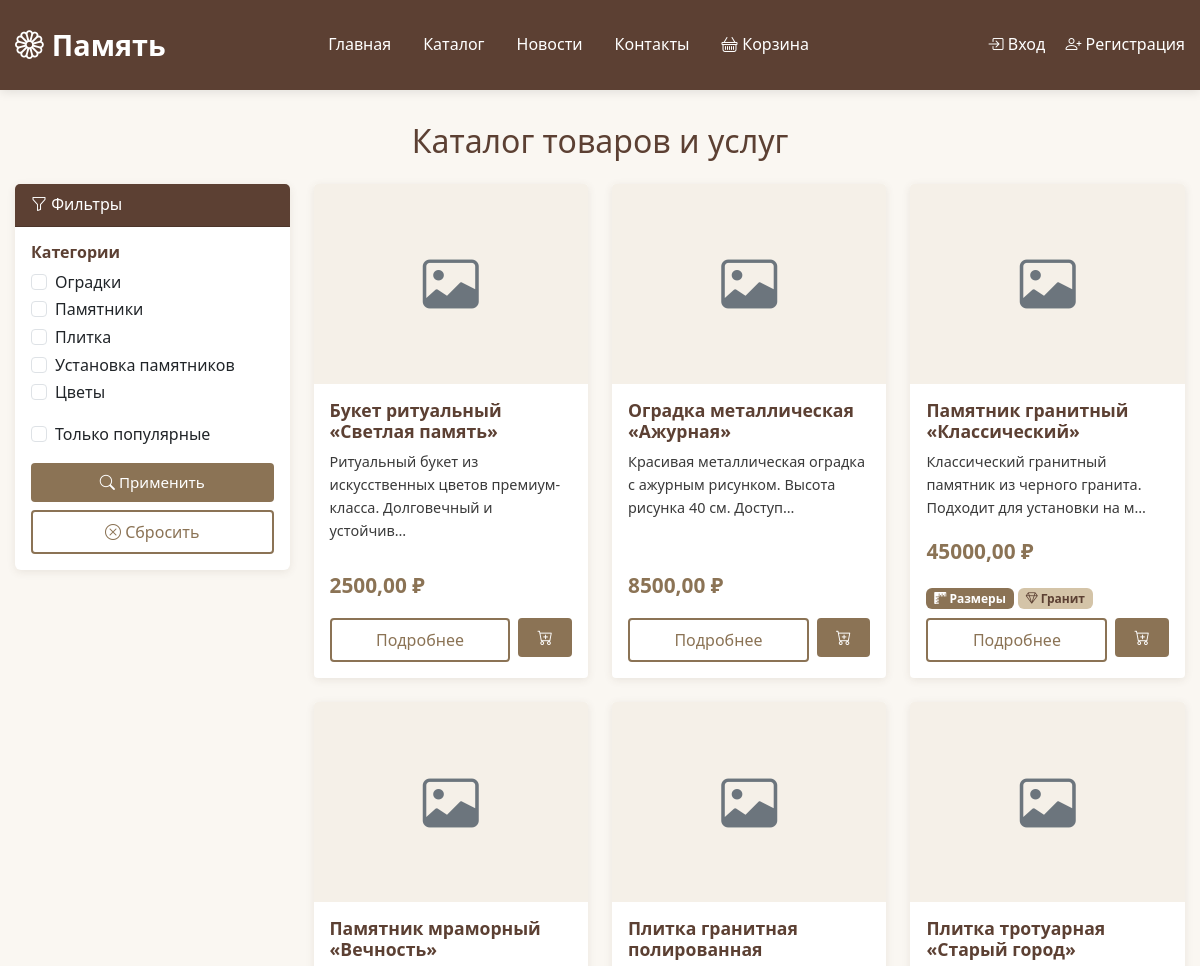
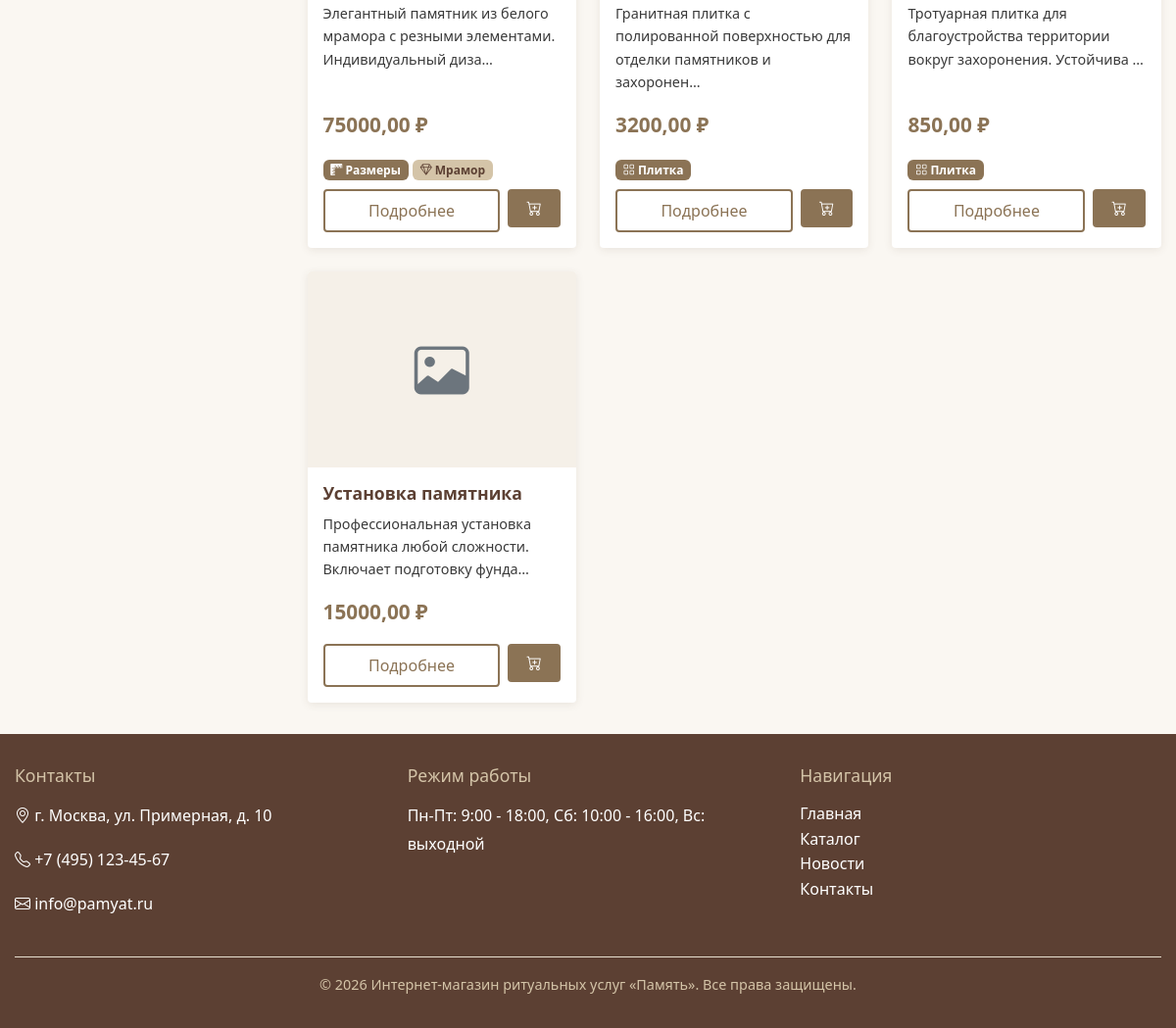
Page /catalog/ on the committed database (2 pictures, top to bottom).
### apps/goods/models.py (models this page shows, shortened)
class Category(models.Model):
    name = models.CharField("Название", max_length=255)
    slug = models.SlugField("URL", unique=True, blank=True)
    class Meta:
        verbose_name = "Категория"
        verbose_name_plural = "Категории"
        ordering = ['name']

class Product(models.Model):
    PRODUCT_TYPE_CHOICES = [
        ('product', 'Товар'),
        ('service', 'Услуга'),
    ]
    MATERIAL_CHOICES = [
        ('granite', 'Гранит'),
        ('marble', 'Мрамор'),
        ('limestone', 'Известняк'),
        ('composite', 'Композит'),
        ('other', 'Другое'),
    ]
    COATING_CHOICES = [
        ('polished', 'Полированная'),
        ('matte', 'Матовая'),
        ('brushed', 'Брашированная'),
        ('thermal', 'Термообработанная'),
        ('natural', 'Натуральная'),
    ]
    name = models.CharField("Название", max_length=255)
    slug = models.SlugField("URL", unique=True, blank=True)
    description = models.TextField("Описание")
    price = models.DecimalField("Цена (₽)", max_digits=10, decimal_places=2)
    image = models.ImageField("Изображение", upload_to='products/', blank=True, null=True)
    category = models.ForeignKey(Category, on_delete=models.CASCADE, related_name='products', verbose_name="Категория")
    product_type = models.CharField("Тип", max_length=10, choices=PRODUCT_TYPE_CHOICES, default='product')
    is_popular = models.BooleanField("Популярный", default=False)
    length_p = models.DecimalField("Длина (см)", max_digits=6, decimal_places=1, blank=True, null=True)
    width_p = models.DecimalField("Ширина (см)", max_digits=6, decimal_places=1, blank=True, null=True)
    thickness_p = models.DecimalField("Толщина (см)", max_digits=6, decimal_places=1, blank=True, null=True)
    material = models.CharField("Материал", max_length=20, choices=MATERIAL_CHOICES, blank=True, default='')
    tile_length = models.DecimalField("Длина плитки (см)", max_digits=6, decimal_places=1, blank=True, null=True)
    tile_width = models.DecimalField("Ширина плитки (см)", max_digits=6, decimal_places=1, blank=True, null=True)
    tile_thickness = models.DecimalField("Толщина (мм)", max_digits=4, decimal_places=1, blank=True, null=True)
    coating_type = models.CharField("Тип покрытия", max_length=30, choices=COATING_CHOICES, blank=True, default='')
    quantity_per_pack = models.PositiveIntegerField("Количество в упаковке (шт)", blank=True, null=True)
    fence_pattern_height = models.DecimalField("Высота рисунка (см)", max_digits=6, decimal_places=1, blank=True, null=True)
    service_duration = models.PositiveIntegerField("Срок выполнения (дни)", blank=True, null=True)
    service_notes = models.TextField("Особенности услуги", blank=True, default='')
    created_at = models.DateTimeField("Дата создания", auto_now_add=True, null=True)
    updated_at = models.DateTimeField("Дата обновления", auto_now=True, null=True)
    class Meta:
        verbose_name = "Товар/Услуга"
        verbose_name_plural = "Товары и услуги"
        ordering = ['name']

### apps/core/models.py (models this page shows, shortened)
class ContactInfo(models.Model):
    phone = models.CharField("Телефон", max_length=20)
    email = models.EmailField("Email")
    address = models.TextField("Адрес")
    work_hours = models.TextField("Режим работы")
    is_active = models.BooleanField("Активно", default=True)
    class Meta:
        verbose_name = "Контактная информация"
        verbose_name_plural = "Контактная информация"

### apps/goods/views.py (the view)
# urls.py: path('', views.catalog_view, name='catalog'),
def catalog_view(request):
    products = Product.objects.select_related('category').all()
    selected_categories = request.GET.getlist('category')
    show_popular = request.GET.get('popular') == '1'
    if selected_categories:
        products = products.filter(category__slug__in=selected_categories)
    if show_popular:
        products = products.filter(is_popular=True)
    paginator = Paginator(products, 9)  # 9 товаров на страницу
    page_number = request.GET.get('page')
    page_obj = paginator.get_page(page_number)
    categories = Category.objects.all()
    context = {
        'products': page_obj,
        'categories': categories,
        'selected_categories': selected_categories,
        'show_popular': show_popular,
        'page_obj': page_obj,
    }
    return render(request, 'catalog.html', context)

### templates/catalog.html (shortened to what this page needs)
{% extends 'base.html' %}
{% block content %}
<h1 class="page-title">Каталог товаров и услуг</h1>
<div class="row">
    <aside class="col-lg-3 mb-4">
        <div class="card shadow-memory border-0">
            <div class="card-header" style="background-color: #5C4033; color: white;">
                <i class="bi bi-funnel"></i> Фильтры
            </div>
            <div class="card-body">
                <form method="get" action="{% url 'goods:catalog' %}">
                    <div class="mb-3">
                        <h6 class="fw-bold mb-2" style="color: #5C4033;">Категории</h6>
                        {% for category in categories %}
                        <div class="form-check">
                            <input class="form-check-input" type="checkbox" name="category"
                                   value="{{ category.slug }}" id="cat{{ category.id }}"
                                   {% if category.slug in selected_categories %}checked{% endif %}>
                            <label class="form-check-label" for="cat{{ category.id }}">
                                {{ category.name }}
                            </label>
                        </div>
                        {% endfor %}
                    </div>
                    <div class="mb-3">
                        <div class="form-check">
                            <input class="form-check-input" type="checkbox" name="popular"
                                   value="1" id="popularOnly"
                                   {% if show_popular %}checked{% endif %}>
                            <label class="form-check-label" for="popularOnly">
                                Только популярные
                            </label>
                        </div>
                    </div>
                    <button type="submit" class="btn btn-memory w-100">
                        <i class="bi bi-search"></i> Применить
                    </button>
                    <a href="{% url 'goods:catalog' %}" class="btn btn-memory-outline w-100 mt-2">
                        <i class="bi bi-x-circle"></i> Сбросить
                    </a>
                </form>
            </div>
        </div>
    </aside>
    <main class="col-lg-9">
        {% if products %}
        <div class="row row-cols-1 row-cols-md-2 row-cols-xl-3 g-4">
            {% for product in products %}
            <div class="col">
                <div class="product-card">
                    {% if product.image %}
                        <img src="{{ product.image.url }}" alt="{{ product.name }}">
                    {% else %}
                        <div class="bg-beige d-flex align-items-center justify-content-center" style="height: 200px;">
                            <i class="bi bi-image display-4 text-muted-memory"></i>
                        </div>
                    {% endif %}
                    <div class="product-card-body">
                        <h3 class="product-card-title">
                            <a href="{% url 'goods:product_detail' product.slug %}">{{ product.name }}</a>
                        </h3>
                        <p class="product-card-description">
                            {{ product.description|truncatechars:80 }}
                        </p>
                        <p class="product-card-price">{{ product.price }} ₽</p>
                        {% if product.product_type == 'product' and product.category.slug in 'pamyatniki,plitka' %}
                        <div class="mb-2">
                            {% if product.length_p or product.width_p or product.thickness_p %}
                            <span class="badge" style="background-color: #8B7355;" title="Размеры доступны">
                                <i class="bi bi-rulers"></i> Размеры
                            </span>
                            {% endif %}
                            {% if product.material %}
                            <span class="badge" style="background-color: #D4C4A8; color: #5C4033;" title="Материал указан">
                                <i class="bi bi-gem"></i> {{ product.get_material_display }}
                            </span>
                            {% endif %}
                            {% if product.tile_length or product.tile_width %}
                            <span class="badge" style="background-color: #8B7355;" title="Размеры плитки доступны">
                                <i class="bi bi-grid"></i> Плитка
                            </span>
                            {% endif %}
                        </div>
                        {% endif %}
                        <div class="product-card-actions">
                            <a href="{% url 'goods:product_detail' product.slug %}" class="btn btn-memory-outline flex-fill">Подробнее</a>
                            <form action="{% url 'cart:cart_add' product.id %}" method="post" style="display: inline;">
                                <button type="submit" class="btn btn-memory flex-fill">
                                    <i class="bi bi-cart-plus"></i>
                                </button>
                            </form>
                        </div>
                    </div>
                </div>
            </div>
            {% endfor %}
        </div>
        {% else %}
        <div class="no-data-message">
            <i class="bi bi-box display-4 mb-3"></i>
            <p>Товары не найдены.</p>
            <a href="{% url 'goods:catalog' %}" class="btn btn-memory mt-3">Сбросить фильтры</a>
        </div>
        {% endif %}
    </main>
</div>
{% endblock %}

### templates/base.html (shortened to what this page needs)
<!DOCTYPE html>
<html lang="ru">
<head>
    <link href="https://cdn.jsdelivr.net/npm/bootstrap@5.3.2/dist/css/bootstrap.min.css" rel="stylesheet">
    <link href="https://cdn.jsdelivr.net/npm/bootstrap-icons@1.11.1/font/bootstrap-icons.css" rel="stylesheet">
    {% load static %}
    <link href="{% static 'css/styles.css' %}" rel="stylesheet">
</head>
<body>
    <header class="site-header">
        <div class="container-custom">
            <div class="header-content">
                <a href="{% url 'core:index' %}" class="logo">
                    <i class="bi bi-flower1"></i>
                    <span>Память</span>
                </a>
                <nav class="navbar navbar-expand-lg main-nav">
                    <div class="container-fluid p-0">
                        <div class="collapse navbar-collapse" id="mainMenu">
                            <ul class="navbar-nav mx-auto mb-2 mb-lg-0">
                                <li class="nav-item">
                                    <a class="nav-link" href="{% url 'core:index' %}">Главная</a>
                                </li>
                                <li class="nav-item">
                                    <a class="nav-link" href="{% url 'goods:catalog' %}">Каталог</a>
                                </li>
                                <li class="nav-item">
                                    <a class="nav-link" href="{% url 'news:news_list' %}">Новости</a>
                                </li>
                                <li class="nav-item">
                                    <a class="nav-link" href="{% url 'core:contacts' %}">Контакты</a>
                                </li>
                                <li class="nav-item">
                                    <a class="nav-link cart-icon-header" href="{% url 'cart:cart_detail' %}">
                                        <i class="bi bi-basket"></i>
                                        Корзина
                                    </a>
                                </li>
                            </ul>
                        </div>
                    </div>
                </nav>
                <div class="auth-links">
                    {% if user.is_authenticated %}
                        <a href="{% url 'users:profile' %}">
                            <i class="bi bi-person-circle"></i>
                            {{ user.username }}
                        </a>
                        <form action="{% url 'logout' %}" method="post" style="display: inline;">
                            {% csrf_token %}
                            <button type="submit" class="btn btn-link text-white p-0" style="text-decoration: none;">
                                <i class="bi bi-box-arrow-right"></i> Выход
                            </button>
                        </form>
                    {% else %}
                        <a href="{% url 'login' %}">
                            <i class="bi bi-box-arrow-in-right"></i> Вход
                        </a>
                        <a href="{% url 'users:register' %}">
                            <i class="bi bi-person-plus"></i> Регистрация
                        </a>
                    {% endif %}
                </div>
            </div>
        </div>
    </header>
    <main class="main-content">
        <div class="container-custom">
            {% block content %}{% endblock %}
        </div>
    </main>
    <footer class="site-footer">
        <div class="container-custom">
            <div class="footer-content">
                <div class="footer-section">
                    <h5>Контакты</h5>
                    {% if contact_info %}
                        <address>
                            <p><i class="bi bi-geo-alt"></i> {{ contact_info.address }}</p>
                            <p><i class="bi bi-telephone"></i> <a href="tel:{{ contact_info.phone }}">{{ contact_info.phone }}</a></p>
                            <p><i class="bi bi-envelope"></i> <a href="mailto:{{ contact_info.email }}">{{ contact_info.email }}</a></p>
                        </address>
                    {% else %}
                        <p>Контактная информация загружается...</p>
                    {% endif %}
                </div>
                <div class="footer-section">
                    <h5>Режим работы</h5>
                    {% if contact_info %}
                        <p>{{ contact_info.work_hours|linebreaksbr }}</p>
                    {% else %}
                        <p>Информация о режиме работы</p>
                    {% endif %}
                </div>
                <div class="footer-section">
                    <h5>Навигация</h5>
                    <ul class="list-unstyled">
                        <li><a href="{% url 'core:index' %}">Главная</a></li>
                        <li><a href="{% url 'goods:catalog' %}">Каталог</a></li>
                        <li><a href="{% url 'news:news_list' %}">Новости</a></li>
                        <li><a href="{% url 'core:contacts' %}">Контакты</a></li>
                    </ul>
                </div>
            </div>
            <div class="copyright">
                <p>&copy; {% now "Y" %} Интернет-магазин ритуальных услуг «Память». Все права защищены.</p>
            </div>
        </div>
    </footer>
</body>
</html>

### rows in the picture
Category: name "Оградки"
Category: name "Памятники"
Category: name "Плитка"
Category: name "Установка памятников"
Category: name "Цветы"
Product: name "Букет ритуальный «Светлая память»", description "Ритуальный букет из искусственных цветов премиум-класса. Долговечный и устойчив…", price "2500,00"
Product: name "Оградка металлическая «Ажурная»", description "Красивая металлическая оградка с ажурным рисунком. Высота рисунка 40 см. Доступ…", price "8500,00"
Product: name "Памятник гранитный «Классический»", description "Классический гранитный памятник из черного гранита. Подходит для установки на м…", price "45000,00", length_p "Размеры", material "Гранит"
Product: name "Памятник мраморный «Вечность»", description "Элегантный памятник из белого мрамора с резными элементами. Индивидуальный диза…", price "75000,00", length_p "Размеры", material "Мрамор"
Product: name "Плитка гранитная полированная", description "Гранитная плитка с полированной поверхностью для отделки памятников и захоронен…", price "3200,00", product_type "product" (drawn)
Product: name "Плитка тротуарная «Старый город»", description "Тротуарная плитка для благоустройства территории вокруг захоронения. Устойчива …", price "850,00", product_type "product" (drawn)
Product: name "Установка памятника", description "Профессиональная установка памятника любой сложности. Включает подготовку фунда…", price "15000,00"
ContactInfo: address "г. Москва, ул. Примерная, д. 10", phone "+7 (495) 123-45-67", email "info@pamyat.ru", work_hours "Пн-Пт: 9:00 - 18:00, Сб: 10:00 - 16:00, Вс: выходной"
